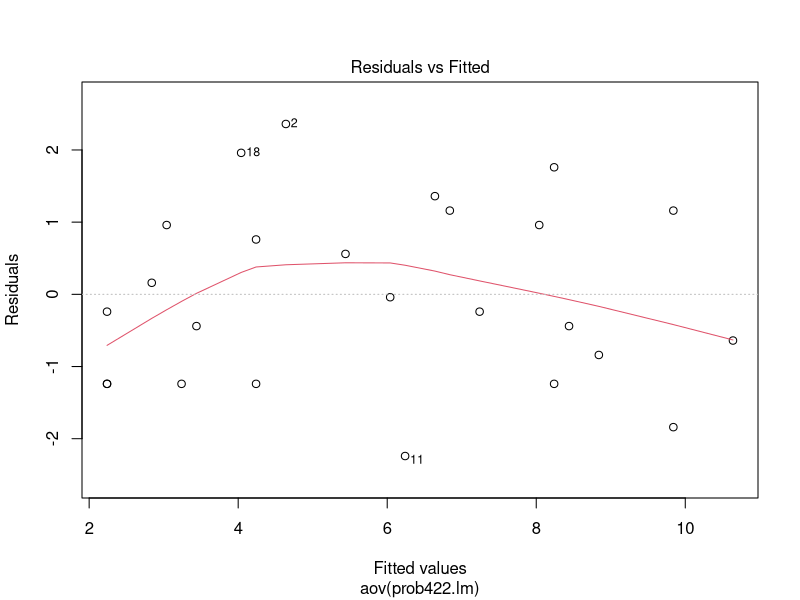
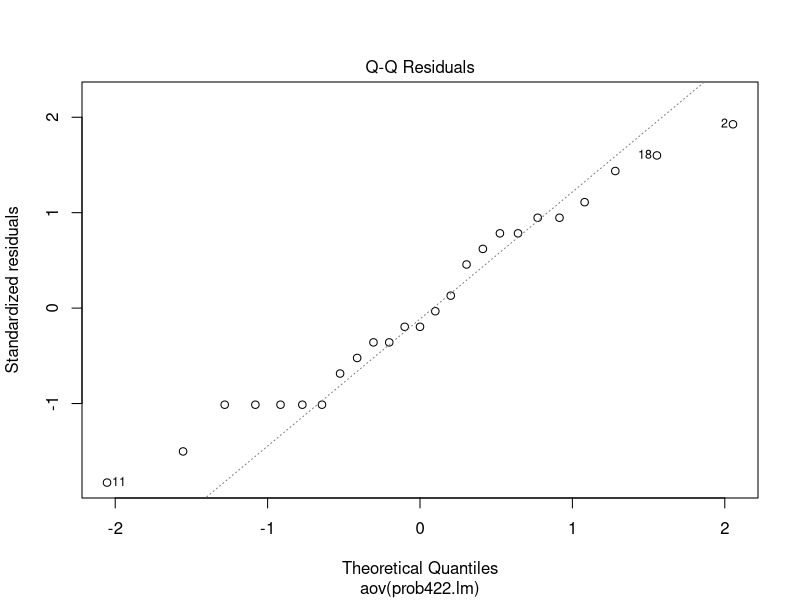
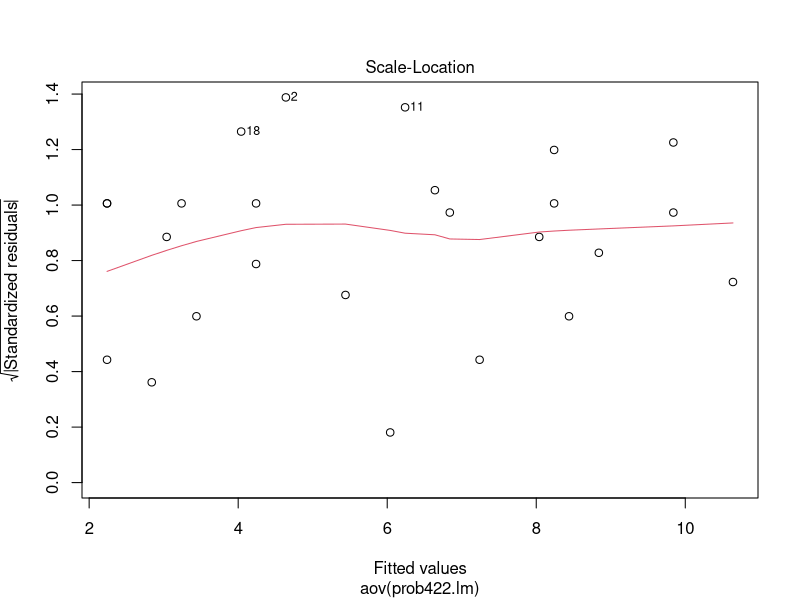
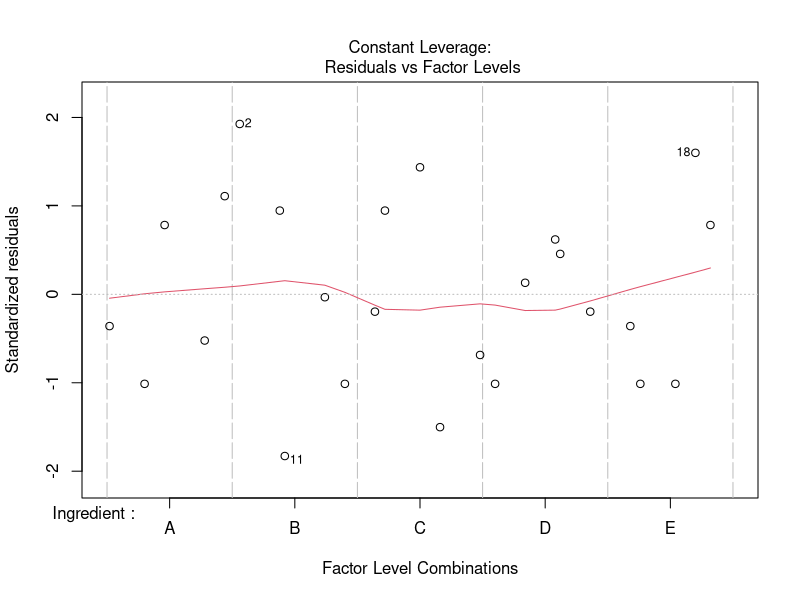
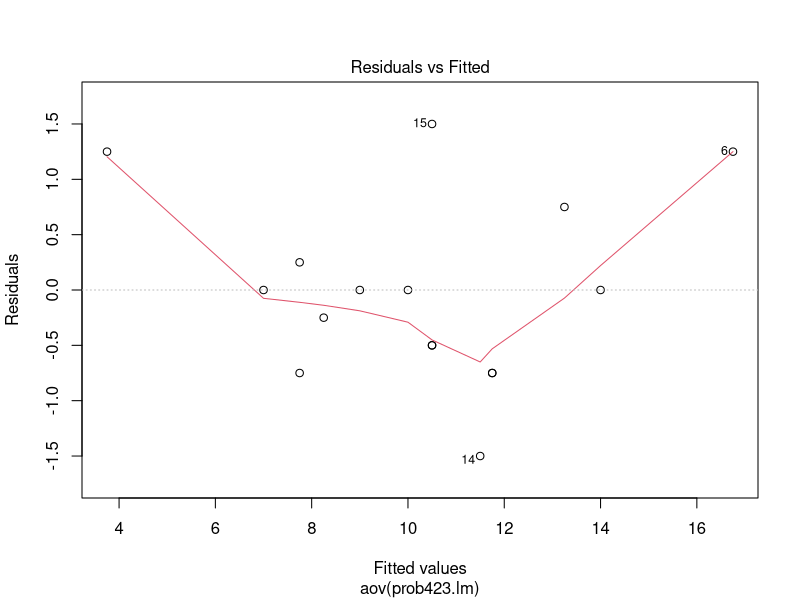
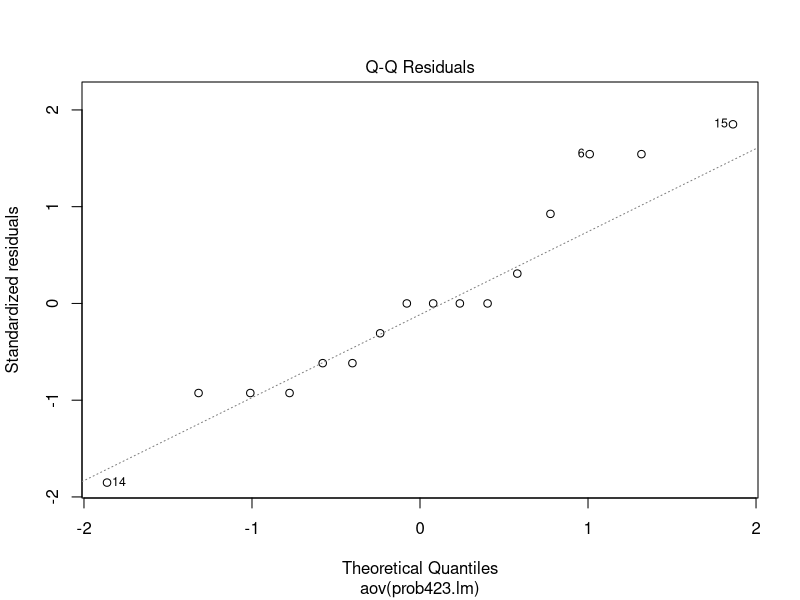
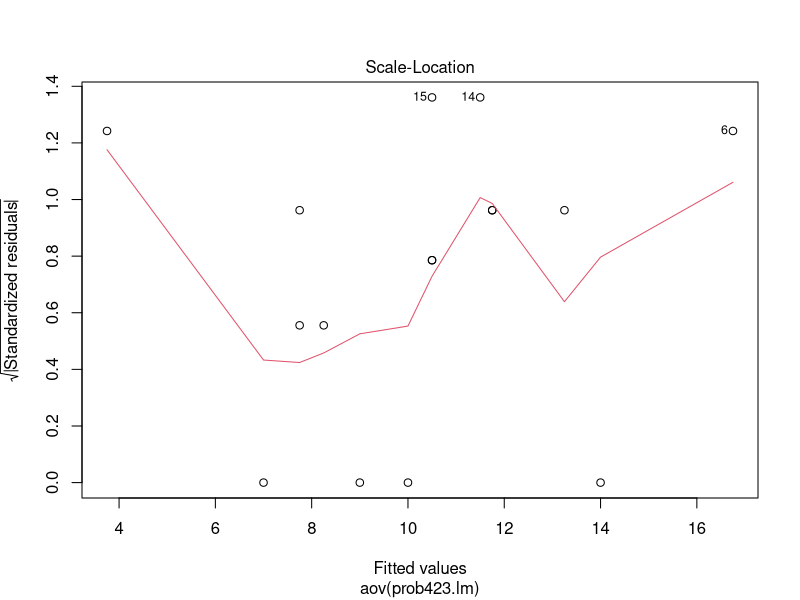
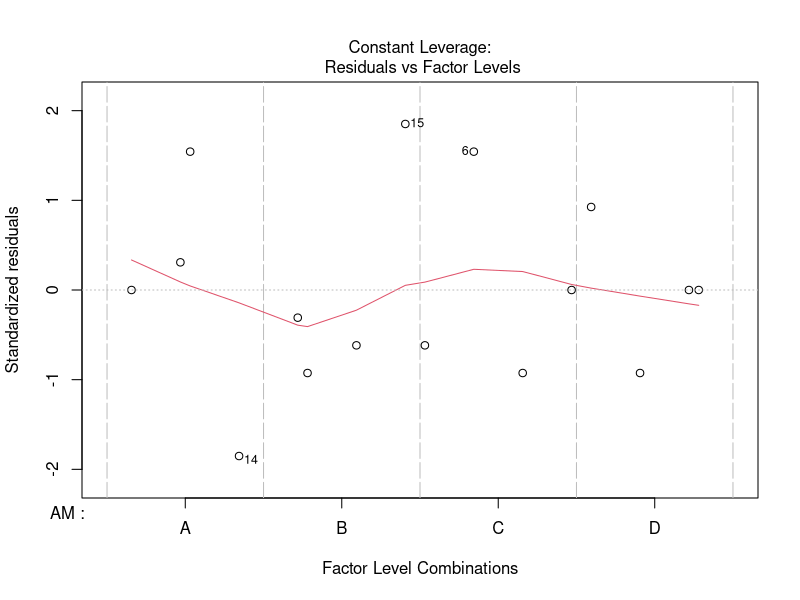

The R source for these figures, in order:
## ---- chunk 1
Prob422 = as.data.frame(matrix(rep(0,25*5), nrow = 25))
Prob422[,1] = 1:25
Prob422[,2] = c("A","B","D","C","E",
                "C","E","A","D","B",
                "B","A","C","E","D",
                "D","C","E","B","A",
                "E","D","B","A","C")
Prob422[,3] = gl(5,5)
Prob422[,4] = gl(5,1,25)
Prob422[,5] = c(8,7,1,7,3,
                11,2,7,3,8,
                4,9,10,1,5,
                6,8,6,6,10,
                4,2,3,8,8)
colnames(Prob422) = c("OBS","Ingredient", "Batch", "Day","Reaction.Time")
Prob422$Ingredient <- factor(Prob422$Ingredient)
Prob422$Batch <- factor(Prob422$Batch)
Prob422$Day <- factor(Prob422$Day)
Prob422
## ---- chunk 2
prob422.lm <- lm(Reaction.Time ~ Ingredient + Batch + Day, data = Prob422)
anova(prob422.lm)
## ---- chunk 3
plot(aov(prob422.lm))
## ---- chunk 4
p = 4
Prob423 = as.data.frame(matrix(rep(0,p^2 * 5), nrow = p^2))
Prob423[,1] = 1:(p^2)
Prob423[,2] = c("C","D","A","B",
                "B","C","D","A",
                "A","B","C","D",
                "D","A","B","C")
Prob423[,3] = gl(p,p)
Prob423[,4] = gl(p,1,p^2)
Prob423[,5] = c(10,14,7,8,
                7,18,11,8,
                5,10,11,9,
                10,10,12,14)
colnames(Prob423) = c("OBS","AM", "Order", "Operator","Time")
Prob423$AM <- factor(Prob423$AM)
Prob423$Order <- factor(Prob423$Order)
Prob423$Operator <- factor(Prob423$Operator)
Prob423
## ---- chunk 5
prob423.lm <- lm(Time ~ AM + Order + Operator, data = Prob423)
anova(prob423.lm)
## ---- chunk 6
plot(aov(prob423.lm))
## ---- chunk 7
p = 4
Prob436 = as.data.frame(matrix(rep(0,p^2 * 6), nrow = p^2))
Prob436[,1] = 1:(p^2)
Prob436[,2] = c("C","D","A","B",
                "B","C","D","A",
                "A","B","C","D",
                "D","A","B","C")
Prob436[,3] = gl(p,p)
Prob436[,4] = gl(p,1,p^2)
Prob436[,5] = c("b","c","d","a",
                "a","d","c","b",
                "d","a","b","c",
                "c","b","a","d")
Prob436[,6] = c(10,14,7,8,
                7,18,11,8,
                5,10,11,9,
                10,10,12,14)
colnames(Prob436) = c("OBS","AM", "Order", "Operator","Workplace","Time")
Prob436$AM <- factor(Prob436$AM)
Prob436$Order <- factor(Prob436$Order)
Prob436$Operator <- factor(Prob436$Operator)
Prob436$Workplace <- factor(Prob436$Workplace)
Prob436
## ---- chunk 8
prob436.lm <- lm(Time ~ AM + Order + Operator + Workplace, data = Prob436)
anova(prob436.lm)
## ---- chunk 9
plot(aov(prob436.lm))
